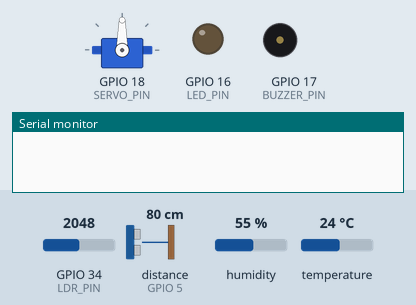
Recording of a sketch running on a simulated ESP32. Shown: servo, output pins drawn as LEDs (lit = HIGH), buzzer (waves = sounding, pin HIGH), the last lines printed to the serial monitor. Wiring (inferred from the names in the program): ultrasonic range finder: trigger GPIO 4; echo GPIO 5. Inputs (shaded band) come from the test bench; at power-on: distance to the obstacle (sensor on GPIO 5) 80 cm, GPIO 34 (LDR_PIN) = 2048, humidity 55 %, temperature 24 °C. The echo pulse lasts 58.3 µs per cm; WiFi joins after 1.5 s; servers stay silent unless stated; pins used as bus, display or sensor lines are not drawn.

Above: at 3.0 s.
3.1 s: distance to the obstacle (sensor on GPIO 5) set to 53 cm
5.3 s: distance to the obstacle (sensor on GPIO 5) set to 47 cm
At 6.7 s:
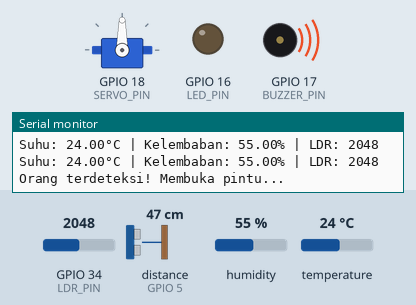
15.2 s: GPIO 34 (LDR_PIN) set to 1957
At 18.8 s:
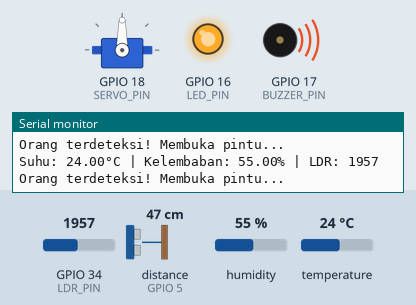
25.1 s: GPIO 34 (LDR_PIN) set to 2040
At 27.7 s:
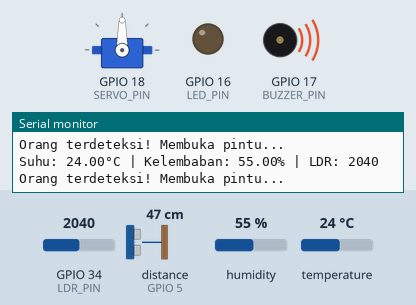
34.5 s: GPIO 34 (LDR_PIN) set to 1960
At 36.5 s:
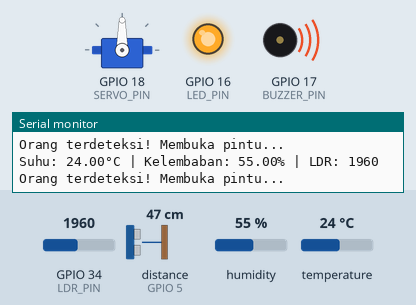
Timing chart, 0 to 43.7 s (numbered marks = the images above; inputs shaded):
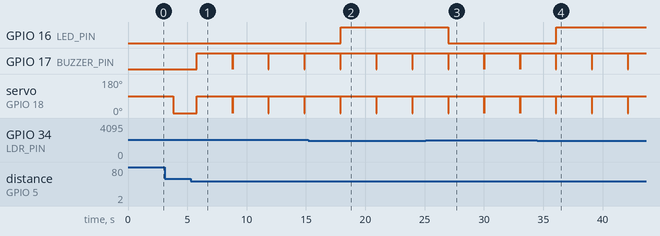

The sketch:

SmartHomeESP32.ino
```cpp
#define BLYNK_TEMPLATE_ID ""
#define BLYNK_TEMPLATE_NAME ""
#define BLYNK_AUTH_TOKEN ""

#include <WiFi.h>
#include <BlynkSimpleEsp32.h>
#include <DHT.h>
#include <Servo.h>

// ===== WiFi & Blynk Setup =====
char auth[] = BLYNK_AUTH_TOKEN;
char ssid[] = "mez";
char pass[] = "20202020";

// ===== Pin Configuration =====
#define DHTPIN 15        // GPIO15
#define DHTTYPE DHT11
#define LDR_PIN 34       // Analog input only pin
#define TRIG_PIN 4
#define ECHO_PIN 5
#define LED_PIN 16
#define BUZZER_PIN 17
#define SERVO_PIN 18

DHT dht(DHTPIN, DHTTYPE);
Servo myServo;
BlynkTimer timer;

// ===== Kirim Data ke Blynk App =====
void sendSensor() {
  float h = dht.readHumidity();
  float t = dht.readTemperature();
  int ldrValue = analogRead(LDR_PIN);

  if (isnan(h) || isnan(t)) {
    Serial.println("Gagal membaca DHT!");
    return;
  }

  // Tampilkan ke Serial Monitor
  Serial.print("Suhu: "); Serial.print(t); Serial.print("°C | ");
  Serial.print("Kelembaban: "); Serial.print(h); Serial.print("% | ");
  Serial.print("LDR: "); Serial.println(ldrValue);

  // Kirim ke Blynk
  Blynk.virtualWrite(V0, t);
  Blynk.virtualWrite(V1, h);
  Blynk.virtualWrite(V2, ldrValue);

  // Logika LED berdasarkan LDR
  if (ldrValue < 2000) {
    digitalWrite(LED_PIN, HIGH); // Gelap = nyalakan lampu
  } else {
    digitalWrite(LED_PIN, LOW);  // Terang = matikan lampu
  }

  // Ultrasonic untuk jarak
  digitalWrite(TRIG_PIN, LOW);
  delayMicroseconds(2);
  digitalWrite(TRIG_PIN, HIGH);
  delayMicroseconds(10);
  digitalWrite(TRIG_PIN, LOW);
  long duration = pulseIn(ECHO_PIN, HIGH);
  float distance = duration * 0.034 / 2;
  Blynk.virtualWrite(V3, distance); // Jarak

  if (distance > 0 && distance < 50) {
    Serial.println("Orang terdeteksi! Membuka pintu...");
    myServo.write(90);
    Blynk.virtualWrite(V4, "Pintu Terbuka");
    digitalWrite(BUZZER_PIN, HIGH);
    delay(3000);
    myServo.write(0);
    digitalWrite(BUZZER_PIN, LOW);
  } else {
    myServo.write(0);
    Blynk.virtualWrite(V4, "Pintu Tertutup");
  }
}

void setup() {
  Serial.begin(115200);
  Blynk.begin(auth, ssid, pass);

  dht.begin();
  myServo.attach(SERVO_PIN);

  pinMode(LED_PIN, OUTPUT);
  pinMode(BUZZER_PIN, OUTPUT);
  pinMode(TRIG_PIN, OUTPUT);
  pinMode(ECHO_PIN, INPUT);
  digitalWrite(LED_PIN, LOW);
  digitalWrite(BUZZER_PIN, LOW);

  timer.setInterval(2000L, sendSensor);
}

void loop() {
  Blynk.run();
  timer.run();
}
```

Measured:
- the behaviour switches between 51 and 50 cm on distance to the obstacle (sensor on GPIO 5) (found by bisection; images 0 and 1)
- the behaviour switches between 2000 and 1999 on GPIO 34 (LDR_PIN) (found by bisection; images 1 and 2)
- after the input at 5.3 s, GPIO 17 (BUZZER_PIN): alternates HIGH for 3.0 s and LOW for 0.03 s, starting after 0.51 s; servo on GPIO 18 (SERVO_PIN): 0° → 90° after 0.51 s
- after the input at 15.2 s, GPIO 16 (LED_PIN): LOW → HIGH after 2.7 s
- after the input at 25.1 s, GPIO 16 (LED_PIN): HIGH → LOW after 1.9 s
- after the input at 34.5 s, GPIO 16 (LED_PIN): LOW → HIGH after 1.6 s
